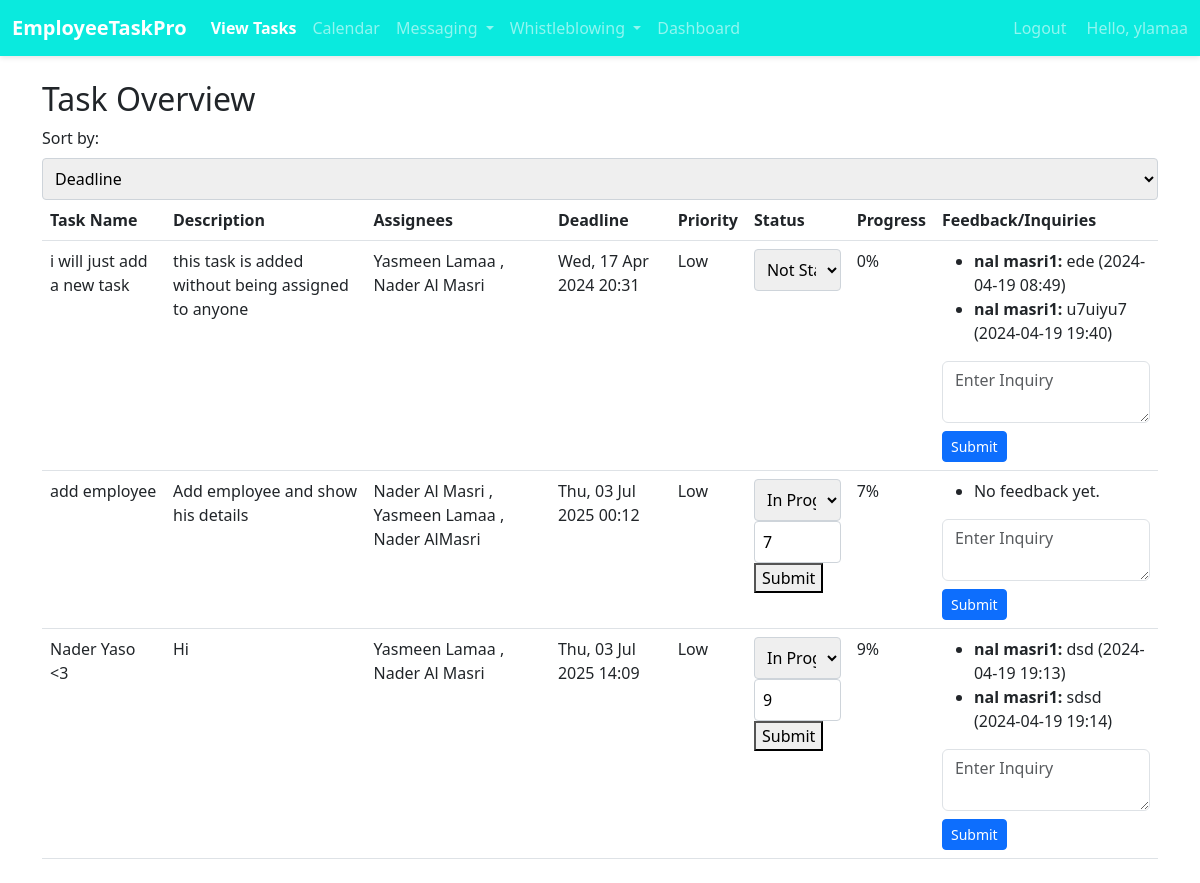
Before: /emp/my-tasks/ (signed in) with the older database file.
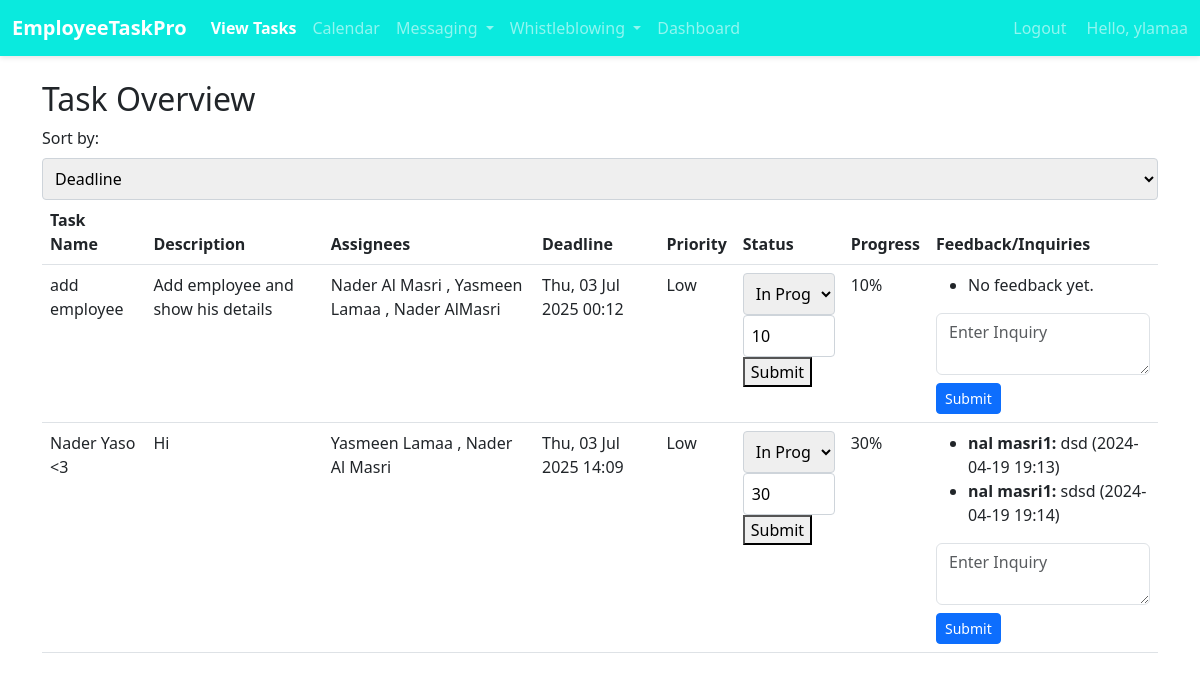
After: the same page with the newer database file.
### emp/models.py (models this page shows, shortened)
class TaskAssignee(models.Model):
    task = models.ForeignKey('Task', on_delete=models.CASCADE)
    emp = models.ForeignKey('Emp', on_delete=models.CASCADE)
    weight = models.IntegerField(help_text='Percentage of task responsibility')
    status = models.CharField(
        max_length=50,
        choices=[('Not Started', 'Not Started'), ('In Progress', 'In Progress'), ('Completed', 'Completed')],
        default='Not Started'
    )
    progress = models.IntegerField(default=0, help_text='Specific progress for tasks that are "In Progress"', validators=[MinValueValidator(0), MaxValueValidator(100)])
    class Meta:
        unique_together = ('task', 'emp')

class Task(models.Model):
    title = models.CharField(max_length=200)
    description = models.TextField(blank=True, null=True)
    deadline = models.DateTimeField(null=True, blank=True)
    feedback = models.TextField(blank=True, null=True)
    urgency = models.CharField(
        max_length=50,
        choices=[('Low', 'Low'), ('Medium', 'Medium'), ('High', 'High')],
        default='Low'
    )
    status = models.CharField(
        max_length=50,
        choices=[('Not Started', 'Not Started'), ('In Progress', 'In Progress'), ('Completed', 'Completed')],
        default='Not Started'
    )
    progress_percentage = models.IntegerField(default=0, validators=[MinValueValidator(0), MaxValueValidator(100)],
                                              help_text='Progress percentage for tasks that are "In Progress"')
    date_created = models.DateTimeField(default=timezone.now)
    date_updated = models.DateTimeField(auto_now=True)

class Emp(models.Model):
    firstname=models.CharField(max_length=200)
    fathername=models.CharField(max_length=200)
    lastname=models.CharField(max_length=200)
    gender = models.TextField(blank=True,null= True)
    dob = models.DateField(blank=True,null= True)
    emp_id=models.CharField(max_length=200)
    phone = models.CharField(max_length=20, null=True)
    email = models.EmailField(null=True)
    date_hired = models.DateField(default=timezone.now)
    salary = models.FloatField(default=0)
    date_added = models.DateTimeField(default=timezone.now)
    date_updated = models.DateTimeField(auto_now=True)
    address = models.CharField(max_length=100, null=True)
    status=models.BooleanField(default=True)
    department=models.CharField(max_length=200, null=True)
    user = models.OneToOneField(User, on_delete=models.CASCADE, null=True)

class Feedback(models.Model):
    task = models.ForeignKey(Task, related_name='feedbacks', on_delete=models.CASCADE)
    content = models.TextField()
    created_by = models.ForeignKey(User, on_delete=models.CASCADE)
    created_at = models.DateTimeField(auto_now_add=True)

### emp/views.py (the view, shortened to what this page needs)
# urls.py: path("my-tasks/", my_tasks, name='my_tasks'),
@login_required
def my_tasks(request):
    user_emp = request.user.emp if hasattr(request.user, 'emp') else None
    sort = request.GET.get('sort', 'deadline')  # Default sorting by deadline
    task_assignees = TaskAssignee.objects.filter(emp=user_emp).exclude(status='Completed').select_related('task')
    if sort == 'urgency':
        task_assignees = task_assignees.order_by(Case(
            When(task__urgency='High', then=1),
            When(task__urgency='Medium', then=2),
            When(task__urgency='Low', then=3),
            default=4
        ))
    else:  # Default sort by deadline
        task_assignees = task_assignees.order_by('task__deadline')
    tasks_with_progress = [{
        'task_assignee': task_assignee,
        'progress': task_assignee.progress,
        'status': task_assignee.status
    } for task_assignee in task_assignees]
    context = {
        'tasks_with_progress': tasks_with_progress,
        'user_emp': user_emp,
        'current_sort': sort,
    }
    return render(request, 'emp/my_tasks.html', context)

### emp/context_processors.py (called while the page is built)
def user_roles(request):
    is_hr_or_manager = request.user.groups.filter(name__in=['HR', 'Manager']).exists()
    is_employee = request.user.groups.filter(name='Employee').exists()
    return {
        'is_hr_or_manager': is_hr_or_manager,
        'is_employee': is_employee,
    }

### templates/emp/my_tasks.html (shortened to what this page needs)
{% load static %}
<!doctype html>
<html lang="en">
<head>
    <link href="https://cdn.jsdelivr.net/npm/bootstrap@5.2.2/dist/css/bootstrap.min.css" rel="stylesheet">
    <link href="https://cdn.jsdelivr.net/npm/select2@4.1.0-beta.1/dist/css/select2.min.css" rel="stylesheet">
    <link rel="stylesheet" href="{% static 'css/assigntask.css' %}">
</head>
<body>
    {% include 'emp/navbar.html' %}
    <div class="container my-4">
        <h2>Task Overview</h2>
        <form method="get" action="">
            <label for="sort">Sort by:</label>
            <select name="sort" onchange="this.form.submit()">
                <option value="deadline" {% if current_sort == 'deadline' %}selected{% endif %}>Deadline</option>
            </select>
        </form>
        <table class="table">
            <thead>
                <tr>
                    <th>Task Name</th>
                    <th>Description</th>
                    <th>Assignees</th>
                    <th>Deadline</th>
                    <th>Priority</th>
                    <th>Status</th>
                    <th>Progress</th>
                    <th>Feedback/Inquiries</th>
                </tr>
            </thead>
            <tbody>
                {% for tp in tasks_with_progress %}
                <tr>
                    <td>{{ tp.task_assignee.task.title }}</td>
                    <td>{{ tp.task_assignee.task.description }}</td>
                    <td>
                        {% for assignment in tp.task_assignee.task.taskassignee_set.all %}
                            {{ assignment.emp.user.get_full_name }}
                            {% if not forloop.last %}, {% endif %}
                        {% endfor %}
                    </td>
                    <td>{{ tp.task_assignee.task.deadline|date:"D, d M Y H:i" }}</td>
                    <td>{{ tp.task_assignee.task.urgency }}</td>
                    <td>
                        <form method="post" action="{% url 'emp:my_tasks' %}">
                            <select name="status" class="status-dropdown" onchange="checkStatus(this)">
                                <option value="Not Started" {% if tp.task_assignee.status == "Not Started" %}selected{% endif %}>Not Started</option>
                                <option value="In Progress" {% if tp.task_assignee.status == "In Progress" %}selected{% endif %}>In Progress</option>
                            </select>
                            <input type="number" name="progress" class="progress-input" style="display: none;" min="{{ tp.task_assignee.progress }}" max="100" placeholder="Enter progress %" value="{{ tp.task_assignee.progress }}">
                            <button type="submit" class="submit-btn" style="display: none;">Submit</button>
                        </form>
                    </td>
                    <td>{{ tp.progress }}%</td>
                    <td>
                        <ul>
                            {% for feedback in tp.task_assignee.task.feedbacks.all %}
                            <li><strong>{{ feedback.created_by.username }}:</strong> {{ feedback.content }} ({{ feedback.created_at|date:"Y-m-d H:i" }})</li>
                            {% empty %}
                            <li>No feedback yet.</li>
                            {% endfor %}
                        </ul>
                        {% if tp.task_assignee.task.id %}
                        <form action="{% url 'emp:add_task_feedback' tp.task_assignee.task.id %}" method="post">
                            <textarea name="feedback" class="form-control mb-2" placeholder="Enter Inquiry"></textarea>
                            <button type="submit" class="btn btn-primary btn-sm">Submit</button>
                        </form>
                        {% else %}
                        <div>Error: Task ID is missing or invalid, cannot submit feedback.</div>
                        {% endif %}
                </tr>
                {% empty %}
                <tr>
                    <td colspan="6" class="text-center">No tasks assigned.</td>
                </tr>
                {% endfor %}
            </tbody>
        </table>
    </div>
</body>
</html>

Changed rows visible on the page:
no longer on this page (row edited): TaskAssignee: task_assignee.task "i will just add a new task", task_assignee.task.description "this task is added without being assigned to anyone", emp.user.get_full_name "Yasmeen Lamaa", task_assignee.task.deadline "Wed, 17 Apr 2024 20:31", task_assignee.task.urgency "Low", status "Not Started", progress "0"
no longer on this page (row unchanged): TaskAssignee: emp.user.get_full_name "Nader Al Masri", shown under "i will just add a new task"
no longer on this page (row unchanged): Feedback: created_by.username "nal masri1", content "ede", created_at "2024-04-19 08:49", shown under "i will just add a new task"
no longer on this page (row unchanged): Feedback: created_by.username "nal masri1", content "u7uiyu7", created_at "2024-04-19 19:40", shown under "i will just add a new task"
changed TaskAssignee "add employee": progress "7" → "10"
changed TaskAssignee "Nader Yaso <3": progress "9" → "30"
